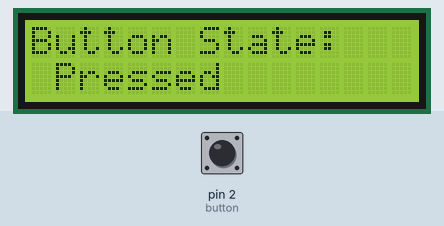
Recording of a sketch running on a simulated Arduino Uno, built with avr-gcc and run on an emulated ATmega328P. On the bench: 16×2 character LCD. Inputs (shaded band) come from the test bench; at power-on: pin 2 (button) HIGH.

Above: at 1.2 s.
1.3 s: pin 2 (button) pulled LOW for 0.15 s
At 1.37 s:
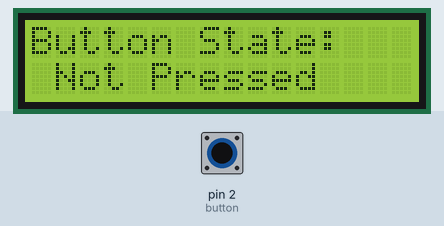
2.9 s: pin 2 (button) pulled LOW for 3.2 s
Timing chart, 0 to 5.9 s (numbered marks = the images above; inputs shaded):
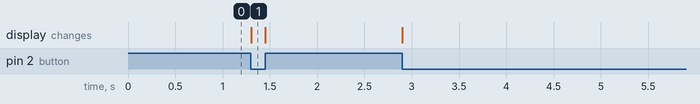

The sketch:

buttonState.ino
```cpp
#include <LiquidCrystal.h>

LiquidCrystal lcd(7, 8, 9, 10, 11, 12);
int button = 2;

int buttonState = 0;

void setup() {
  pinMode(button, INPUT);
  lcd.begin(16, 2);
  lcd.print("Button State:");
}

void loop() {
  buttonState = digitalRead(button);
  lcd.setCursor(1, 1);

  if (buttonState == LOW) {
    lcd.print("Not Pressed");
  }
  else {
    lcd.print("Pressed    ");
  }
}
```

Measured:
- after the input at 1.3 s, the display: changes at once (image 1)
